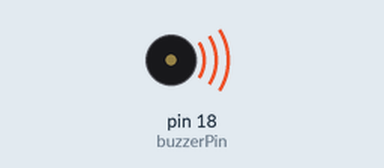
A sketch run on a simulated Arduino Uno, built with avr-gcc and run on an emulated ATmega328P. Shown: buzzer (waves = sounding).

Above: at 0.1 s.
At 5.6 s:
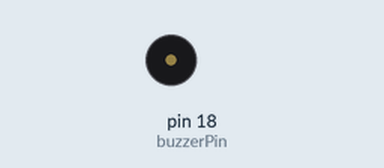
Timing chart, 0 to 7.1 s (numbered marks = the images above):
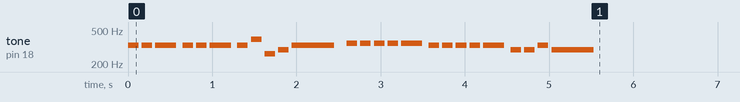

The sketch:

melody.ino
```cpp
// Define the buzzer pin
int buzzerPin = 18;
// Define the note durations
int noteDurations[] = {
  8, 8, 4, 8, 8, 4, 8, 8, 8, 8, 2, 8, 8, 8, 8, 4, 8, 8, 8, 8, 4, 8, 8, 8, 2
};
// Note definitions for the melody
#define NOTE_C4 262
#define NOTE_D4 294
#define NOTE_E4 330
#define NOTE_F4 349
#define NOTE_G4 392
#define NOTE_A4 440
#define NOTE_AS4 466
#define NOTE_C5 523

int melody[] = {
  NOTE_E4, NOTE_E4, NOTE_E4, NOTE_E4, NOTE_E4, NOTE_E4, NOTE_E4, NOTE_G4, NOTE_C4, NOTE_D4, NOTE_E4,
  NOTE_F4, NOTE_F4, NOTE_F4, NOTE_F4, NOTE_F4, NOTE_E4, NOTE_E4, NOTE_E4, NOTE_E4, NOTE_E4, NOTE_D4, NOTE_D4, NOTE_E4, NOTE_D4, NOTE_G4
};


void setup() {
  // Iterate over the notes of the melody:
  for (int thisNote = 0; thisNote < 25; thisNote++) {
    // To calculate the note duration, take one second divided by the note type.
    int noteDuration = 1000 / noteDurations[thisNote];
    tone(buzzerPin, melody[thisNote], noteDuration);

    // To distinguish the notes, set a minimum time between them.
    int pauseBetweenNotes = noteDuration * 1.30;
    delay(pauseBetweenNotes);

    // Stop the tone playing:
    noTone(buzzerPin);
  }
}

void loop() {
  // No need to repeat the melody in the loop for this example.
  // The setup() is enough to play it once.
}
```
